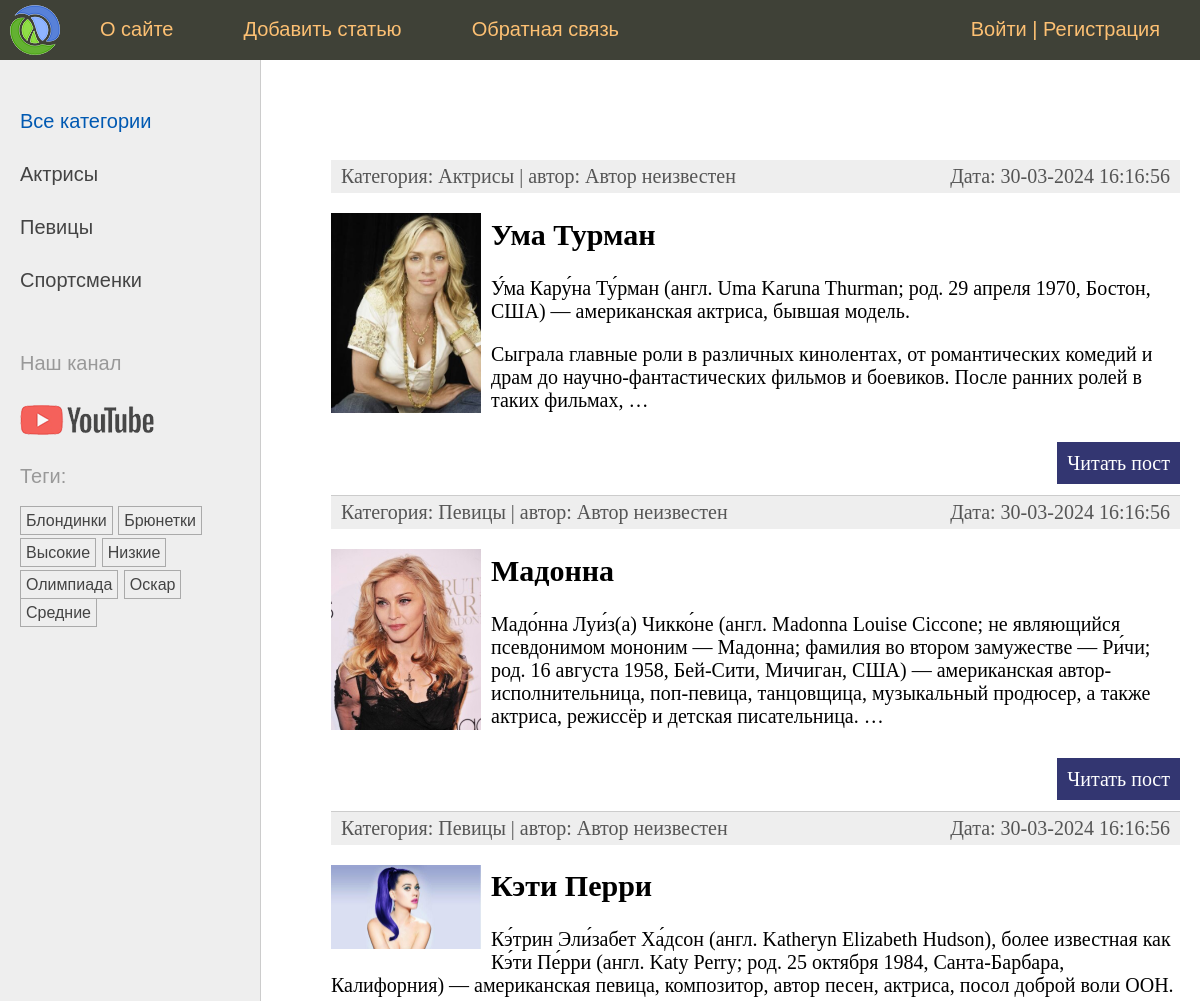
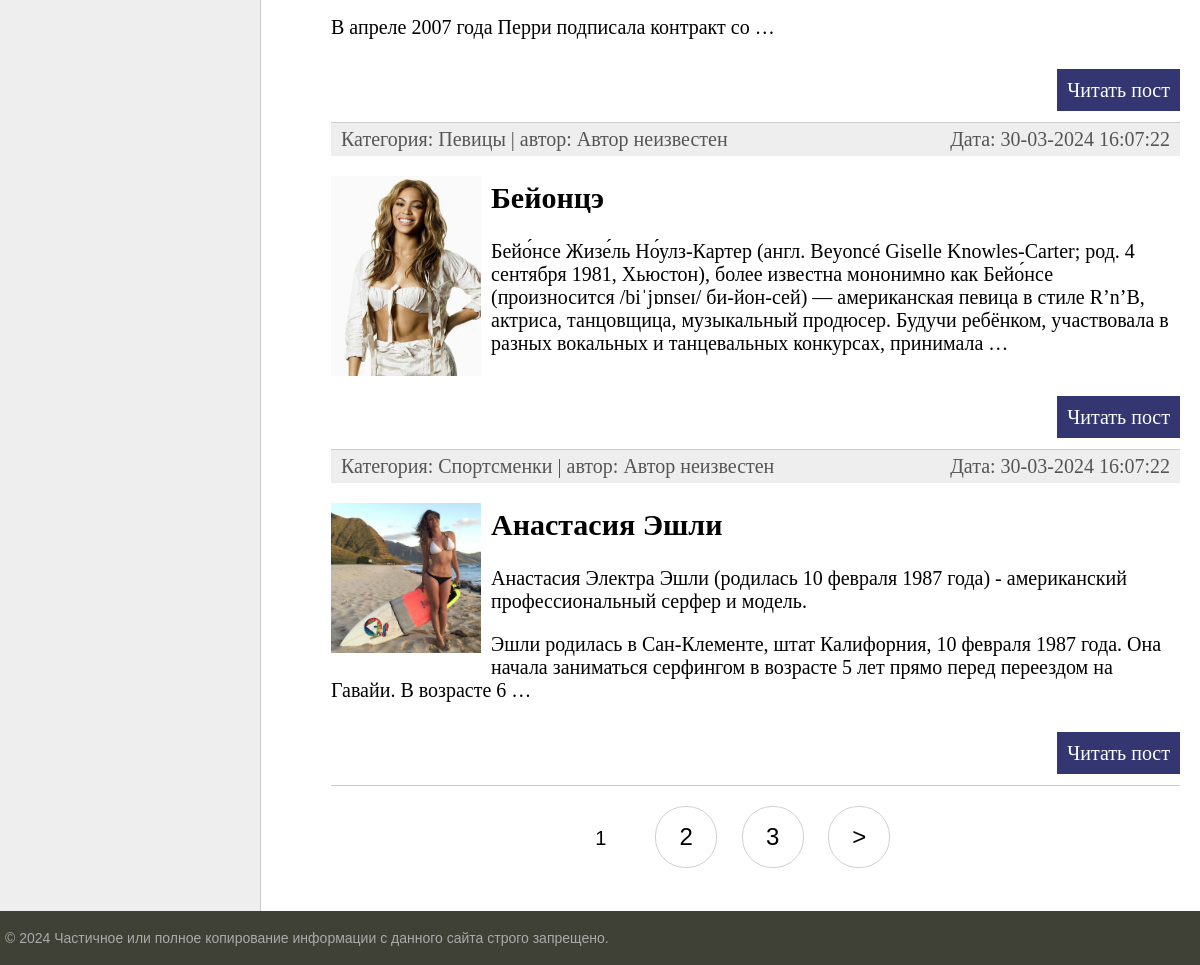
The app's page /, older data (2 pictures, top to bottom).
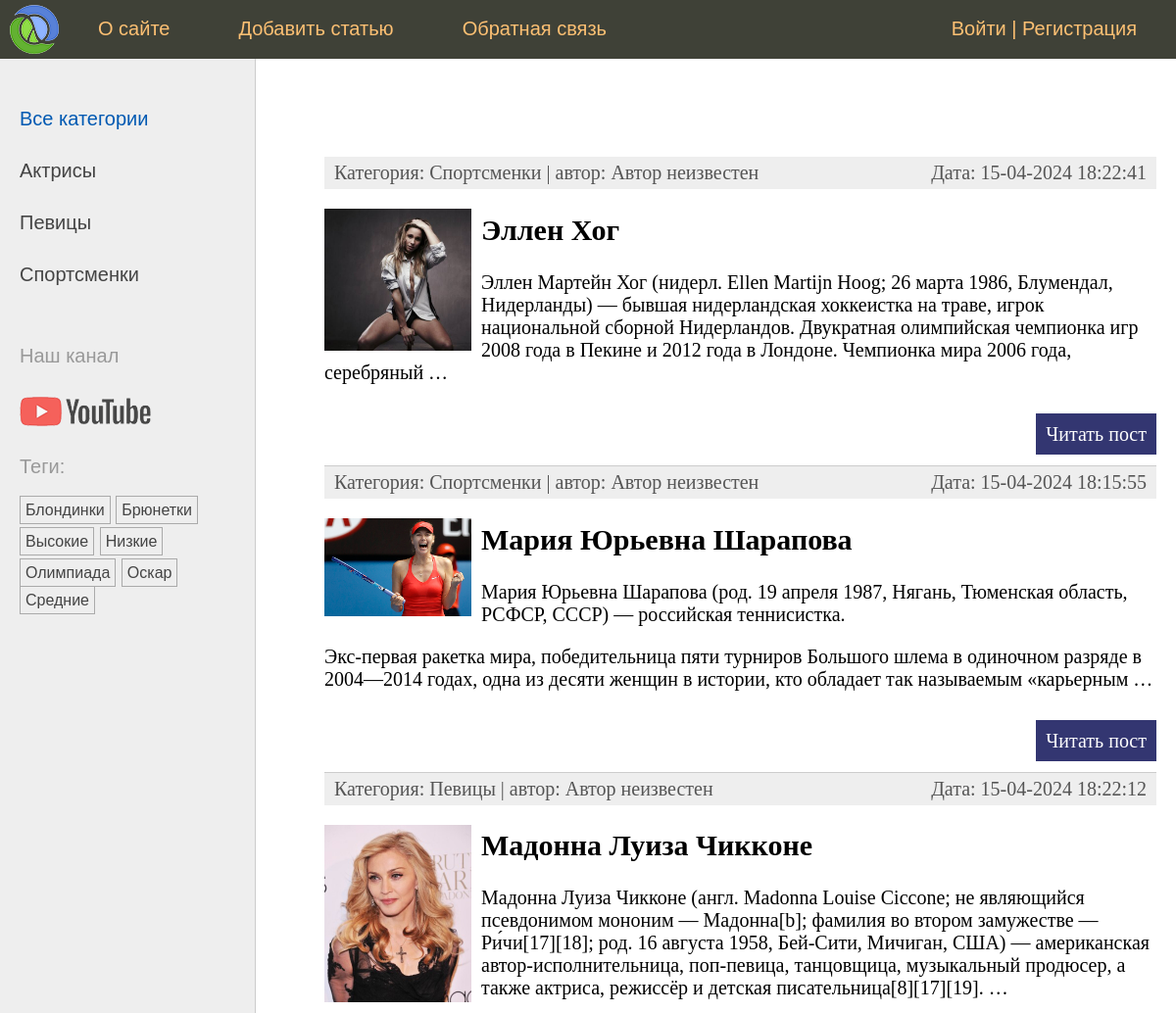
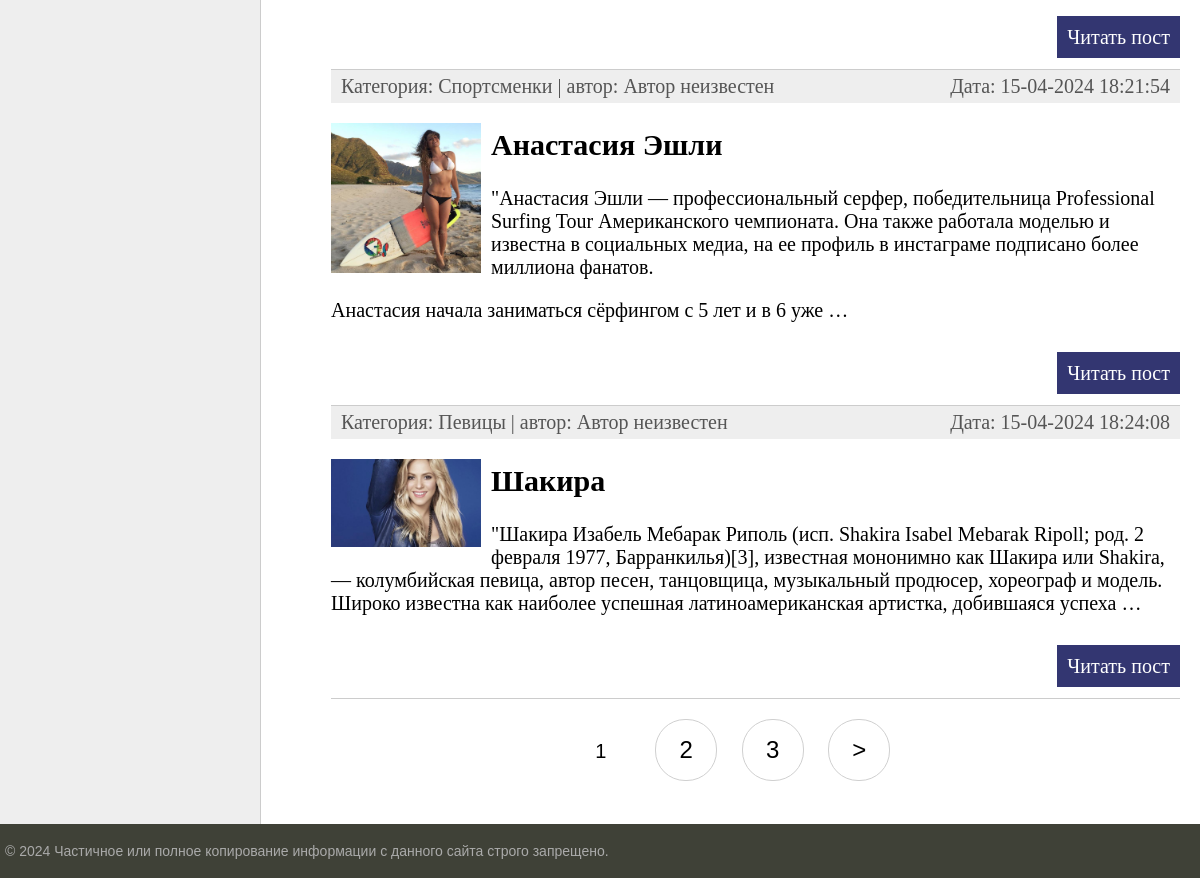
The same page, newer data (2 pictures, top to bottom).
### women/models.py (models this page shows, shortened)
class Category(models.Model):  # Модель Category в виде класса для связи many-to-one (нашей первичной модели category)
    name = models.CharField(max_length=100, db_index=True, verbose_name="Категория")  # имя категории + индекс-е поле
    slug = models.SlugField(max_length=255, unique=True, db_index=True)  # поле для обращения по slug + index
    class Meta:  # мета класс для вывода класса Category в админ панель
        verbose_name = "Категория"
        verbose_name_plural = "Категории"
    def get_absolute_url(self):  # метод для формирования URl адреса (см шаблон в list_categories.html)
        return reverse('category', kwargs={'cat_slug': self.slug})  # возвращает с помощью reverse маршрут по

class TagPost(models.Model):  # модель для тегов наследуем от класса Model
    tag = models.CharField(max_length=100, db_index=True)  # название тега(индексированное) + max длина 100 символов
    slug = models.SlugField(max_length=255, unique=True, db_index=True)  # поле для slug (уникален и индексирован)
    def get_absolute_url(self):  # метод возвращает url для конкретного тега(также отвечает в админке-смотреть на сайте)
        return reverse('tag', kwargs={'tag_slug': self.slug})  # slug берется из бд и формируется маршрут

class Women(models.Model):  # наш класс-модель с полями для таблицы
    class Status(models.IntegerChoices):  # класс для именовывания опубликованных/не опубликованных статей в виджете
        DRAFT = 0, 'Черновик'  # название-статус в виджете в виде кортежа с int
        PUBLISHED = 1, 'Опубликовано'  # - костыль в 20 строке - преобразует 1 и 0 в булевы значения
    title = models.CharField(max_length=255, verbose_name="Заголовок")  # Заголовок с максимальным кол-во символов
    slug = models.SlugField(max_length=255, unique=True, db_index=True, verbose_name="Slug",  # связка с slug в urls
                            validators=[  # стандартные валидаторы для slug + сообщение
                                MinLengthValidator(5, message="Минимум 5 символов"),
                                MaxLengthValidator(100, message="Максимум 100 символов")])
    photo = models.ImageField(upload_to="photos/%y/%m/%d", default=None,  # поле для загрузки фото для постов +
                              blank=True, null=True, verbose_name="Фото")  # параметры загрузки(каталог, имя...)
    content = models.TextField(blank=True, verbose_name="Текст статьи")  # Поле для текста(статьи) с доступно пустым
    time_create = models.DateTimeField(auto_now_add=True, verbose_name="Время создания")  # авто заполнение времени
    time_update = models.DateTimeField(auto_now=True, verbose_name="Время изменения")  # меняющееся при каждом изменении
    is_published = models.BooleanField(choices=tuple(map(lambda x: (bool(x[0]), x[1]), Status.choices)),  # Публикация +
                                       default=Status.DRAFT, verbose_name="Статус")  # костыль "опубликовано" в админке
    cat = models.ForeignKey('Category', on_delete=models.PROTECT, related_name='posts', verbose_name="Категории")
    tags = models.ManyToManyField('TagPost', blank=True, related_name='tags', verbose_name="Теги")  # many-to-many
    husband = models.OneToOneField('Husband', on_delete=models.SET_NULL,  # вывести Null в поле, где были удалены данные
                                   null=True, blank=True, related_name='wuman', verbose_name="Муж")
    author = models.ForeignKey(get_user_model(), on_delete=models.SET_NULL,  # атрибут связывает конкретную статью с её
                               related_name='posts', null=True, default=None)  # Автором. Получение модели get_user_mo-l
    objects = models.Manager()  # пользовательский менеджер по умолчанию (работает, если published не активен)
    published = PublishedManager()  # пользовательский менеджер публикаций(да/нет)
    class Meta:  # спец класс для сортировки полей модели Women с методом ordering и indexes + порядок сортировки
        verbose_name = "Известные женщины"  # заголовок для админки
        verbose_name_plural = "Известные женщины"  # заголовок во множественном числе (без -s)
        ordering = ['-time_create']  # порядок сортировки
        indexes = [  # список индексированных полей для ускорения сортировки
            models.Index(fields=['-time_create'])  # class Meta - для управления сортировкой на уровне класса
        ]
    def get_absolute_url(self):  # метод, формирующий url для каждой конкретной записи
        return reverse('post', kwargs={'post_slug': self.slug})  # ф-я reverse возвращает полноценный url адрес

### women/views.py (the view)
# urls.py: path('', views.WomenHome.as_view(), name='home'),  # http://127.0.0.1:8000 - маршр отвеч за гл стр + class WomenHome
class WomenHome(DataMixin, ListView):  # класс типа ListView для отображения произвольных списков главной страницы.
    template_name = 'women/index.html'  # путь к шаблону, который используется
    context_object_name = 'posts'  # атрибут для использования списка статей из модели Women(posts в шаблоне index.html)
    title_page = 'Главная страница'  # title_page добавляется в словарь extra_context,кот-й формируется, благодаря Mixin
    cat_selected = 0  # Параметр выбора категории(маркер выделенной категории)
    def get_queryset(self):  # спец метод для отображения только опубликованных статей, если отображаются все статьи.
        return Women.published.all().select_related('cat')  # отображение всех опубликованных статей

### users/context_processors.py (called while the page is built)
def get_women_context(request):  # Конт-й шаблонный проц-р для отображения главного меню
    return {'mainmenu': menu}  # вернуть словарь и автоматически передать его во все шаблоны + переменная menu

### women/models.py (called while the page is built)
    def get_queryset(self):  # возвращает опубликованные посты(спец метод базового класса)
        return super().get_queryset().filter(is_published=Women.Status.PUBLISHED)  # возвращает опубликованные статьи

### women/templatetags/women_tags.py (called while the page is built)
@register.inclusion_tag('women/list_categories.html')  # inclusion тэг формирует шаблон и возвр-т фрагмент HTML-страницы
def show_categories(cat_selected=0):  # ф-я возвращает обработанную HTML-страницу
    cats = Category.objects.annotate(total=Count("posts")).filter(total__gt=0)  # вывод категорий, связанных с
    return {'cats': cats, 'cat_selected': cat_selected}  # возвращает список cats_db по переменной cats

@register.inclusion_tag('women/list_tags.html')  # шаблонный тег для отображения тегов в левом сайдбаре
def show_all_tags():
    return {'tags': TagPost.objects.annotate(total=Count("tags")).filter(total__gt=0)}  # возвращает теги из модели

### women/templates/women/index.html (shortened to what this page needs)
{% extends 'base.html' %}
{% block content %}
<ul class="list-articles">
	{% for p in posts %}
			<li><div class="article-panel">
	<p class="first">Категория: {{p.cat.name}} | автор:
	{{ p.author.username|default:"Автор неизвестен" }}</p>
	<p class="last">Дата: {{p.time_update|date:"d-m-Y H:i:s"}}</p>
	</div>
{% if p.photo %}
        <p><img class="img-article-left thumb" src="{{p.photo.url}}"></p>
{% endif %}
				<h2>{{p.title}}</h2>
    {% autoescape off %}
	{{p.content|linebreaks|truncatewords:40}}
    {% endautoescape %}
			<p class="link-read-post"><a href="{{ p.get_absolute_url }}">Читать пост</a></p>
			</li>
	{% endfor %}
</ul>
{% endblock %}
{% block navigation %}
{% if page_obj.has_other_pages %}
<nav class="list-pages">
	<ul>
		{% for p in paginator.page_range %}
		{% if page_obj.number == p %}
		<li class="page-num page-num-selected">{{ p }}</li>
		{% elif p >= page_obj.number|add:-2 and p <= page_obj.number|add:2 %}
		<li class="page-num">
			<a href="?page={{ p }}">{{ p }}</a>
		</li>
		{% endif %}
		{% endfor %}
		{% if page_obj.has_next %}
		<li class="page-num">
			<a href="?page={{ page_obj.next_page_number }}">&gt;</a>
		</li>
		{% endif %}
	</ul>
</nav>
{% endif %}
{% endblock %}

### templates/base.html (shortened to what this page needs)
{% load static %}
{% load women_tags %}
<html>
<head>
	<link type="text/css" href="{% static 'women/css/styles.css' %}" rel="stylesheet" />
</head>
<body>
<table class="table-page" border=0 cellpadding="0" cellspacing="0">
<tr><td valign=top>
{% block mainmenu %}
		<div class="header">
			<ul id="mainmenu" class="mainmenu">
			<li class="logo"><a href="{% url 'home' %}"><div class="logo"></div></a></li>
{% for m in mainmenu %}
	<li><a href="{% url m.url_name %}">{{m.title}}</a></li>
{% endfor %}
{% if user.is_authenticated %}
	<li	class="last"><a href="{% url 'users:profile' %}"> {{user.username}}</a> | <a href="{% url 'users:logout' %}">Выйти</a></li>
{% else %}
	<li class="last"><a href="{% url 'users:login' %}">Войти</a> | <a href="{% url 'users:register' %}">Регистрация</a></li>
{% endif %}
			</ul>
		</div>
{% endblock mainmenu %}
<table class="table-content" border=0 cellpadding="0" cellspacing="0">
<tr>
	<td valign="top" class="left-chapters">
	<ul id="leftchapters">
		{% if cat_selected == 0 %}
		<li class="selected">Все категории</li>
		{% else %}
		<li><a href="{% url 'home' %}">Все категории</a></li>
		{% endif %}
		{% show_categories cat_selected %}
		<li class="share">
		<p>Наш канал</p>
		<a class="share-yt" href="https://www.youtube.com/" target="_blank" rel="nofollow"></a>
		</li>
		<li>{% show_all_tags %}</li>
	</ul>
</td>
<td valign="top" class="content">
	<div class="content-text">
{% block content %}
{% endblock %}
	</div>
{% block navigation %}
{% endblock %}
</td></tr></table>
</td></tr>
<tr><td valign=top>
	<div id="footer">
		<p>&copy; 2024 Частичное или полное копирование информации с данного сайта строго запрещено.</p>
	</div>
</td></tr></table>
</body>
</html>

### women/templates/women/list_categories.html
{% for cat in cats %}
{% if cat_id == cat_selected %}
<li class="selected">{{cat.name}}</li>
{% else %}
<li><a href="{{ cat.get_absolute_url }}">{{cat.name}}</a></li>
{% endif %}
{% endfor %}

### women/templates/women/list_tags.html
{% if tags %}
    <p>Теги:</p>
    <ul class="tags-list">
        {% for t in tags %}
        <li><a href="{{t.get_absolute_url}}">{{t.tag}}</a></li>
        {% endfor %}
    </ul>
{% endif %}

### women/static/women/css/styles.css (style rules this page uses)
html, body { font-family: 'Arial'; margin: 0; padding: 0; height: 100%; width: 100%; color: #444; }
a { color: #0059b2; text-decoration: none; }
img { max-width: 600px; height: auto; }
img.img-article-left { max-width: 300px; height: auto; float: left; padding: 0 10px 10px 0; }
img.img-article-left.thumb { max-width: 150px; height: auto; }
p.link-read-post { text-align: right; }
p.link-read-post a { padding: 10px; min-width: 100px; background: #333671; color: #fff; text-decoration: none; }
div.article-panel { background: #eee; padding: 5px 10px 5px 10px; box-sizing: border-box; overflow: hidden; color: #555; }
div.article-panel p.first { margin: 0; float: left; }
div.article-panel p.last { margin: 0; float: right; }
ul.list-articles { list-style: none; margin: 0; padding: 0; }
ul.list-articles li { border-bottom: 1px solid #ccc; }
.table-page { width: 100%; height: 100%; vertical-align: top; }
.table-page tr { height: 100%; }
.header { background: #3F4137; height: 60px; }
.logo { background: url('../images/logo.png') no-repeat 10px 5px; width: 70px; height: 60px; }
ul.mainmenu { list-style: none; margin: 0; padding: 0; height: 60px; color: #fdc073; font-size: 20px; overflow: hidden; }
ul.mainmenu li { float: left; margin: 18px 40px 0 30px; }
ul.mainmenu li.logo { margin: 0; }
ul.mainmenu li.last { float: right; }
ul.mainmenu li a { color: #fdc073; text-decoration: none; }
.table-content { width: 100%; min-height: 100%; height: 100%; }
.left-chapters { margin: 0; background: #eee; border-right: 1px solid #ccc; }
.left-chapters ul { width: 230px; margin: 0; padding: 20px 10px 10px 20px; list-style: none; font-size: 20px; }
.left-chapters ul li { margin: 30px 0 0 0; color: #999; }
.left-chapters ul li.selected { color: #0059b2; }
.left-chapters ul li a { color: #444; text-decoration: none; }
.left-chapters ul li.share { margin: 60px 0 0 0; }
.left-chapters ul li.share p { margin: 30px 0 30px 0; }
.left-chapters ul li.share a { display: inline-block; width: 40px; height: 40px; margin: 0 20px 0 0; }
.left-chapters ul li.share a.share-yt { width: 100%; height: 30px; background: url('../images/share_yt.png') no-repeat 0 0 }
ul.tags-list { width: 100%; margin: 0; padding: 0; list-style: none; }
ul.tags-list li { margin: 0; padding: 0 0 10px; display: inline-block; }
ul.tags-list li a { padding: 5px; font-size: 16px; border: 1px solid #aaa; }
.content { padding: 40px 20px 20px 40px; width: 100%; box-sizing: border-box; }
.content-text { margin: 60px 0 0 30px; color: #000; font-size: 20px; font-family: Yandex Sans Display Light; }
#footer { box-sizing: border-box; background: #3F4137; padding: 5px; color: #aaa; font-size: 14px; font-family: Verdana, Geneva, Arial, Helvetica; text-align: left; overflow: hidden; }
.list-pages { text-align: center; margin: 0 0 20px 0; }
.list-pages ul { margin: 20px 0 0 0; padding: 0; list-style: none; }
.list-pages ul li { display: inline-block; margin: 0 20px 0 0; }
.list-pages a { color: #000; font-size: 24px; text-decoration: none; }
.list-pages .page-num, .page-num-selected { display: inline-block; width: 60px; height: 44px; padding: 16px 0 0 0; border: 1px solid #d0d0d0; border-radius: 30px; }
.list-pages .page-num-selected { border: none; color: #000; font-size: 20px; }

Row changes from the older to the newer data that the page shows:
removed Women: cat.name "Актрисы", author.username "Автор неизвестен", time_update "30-03-2024 16:16:56", photo (picture), title "Ума Турман", content "У́ма Кару́на Ту́рман (англ. Uma Karuna Thurman; род. 29 апреля 1970, Бостон, США) — американская актриса, бывшая модель. Сыграла главные роли в различных кинолентах, от романтических комедий и драм до научно-фантастических фильмов и боевиков. После ранних ролей в таких фильмах, …"
removed Women: cat.name "Певицы", author.username "Автор неизвестен", time_update "30-03-2024 16:16:56", photo (picture), title "Мадонна", content "Мадо́нна Луи́з(а) Чикко́не (англ. Madonna Louise Ciccone; не являющийся псевдонимом мононим — Мадонна; фамилия во втором замужестве — Ри́чи; род. 16 августа 1958, Бей-Сити, Мичиган, США) — американская автор-исполнительница, поп-певица, танцовщица, музыкальный продюсер, а также актриса, режиссёр и детская писательница. …"
removed Women: cat.name "Певицы", author.username "Автор неизвестен", time_update "30-03-2024 16:16:56", photo (picture), title "Кэти Перри", content "Кэ́трин Эли́забет Ха́дсон (англ. Katheryn Elizabeth Hudson), более известная как Кэ́ти Пе́рри (англ. Katy Perry; род. 25 октября 1984, Санта-Барбара, Калифорния) — американская певица, композитор, автор песен, актриса, посол доброй воли ООН. В апреле 2007 года Перри подписала контракт со …"
removed Women: cat.name "Певицы", author.username "Автор неизвестен", time_update "30-03-2024 16:07:22", photo (picture), title "Бейонцэ", content "Бейо́нсе Жизе́ль Но́улз-Картер (англ. Beyoncé Giselle Knowles-Carter; род. 4 сентября 1981, Хьюстон), более известна мононимно как Бейо́нсе (произносится /biˈjɒnseɪ/ би-йон-сей) — американская певица в стиле R’n’B, актриса, танцовщица, музыкальный продюсер. Будучи ребёнком, участвовала в разных вокальных и танцевальных конкурсах, принимала …"
removed Women: cat.name "Спортсменки", author.username "Автор неизвестен", time_update "30-03-2024 16:07:22", photo (picture), title "Анастасия Эшли", content "Анастасия Электра Эшли (родилась 10 февраля 1987 года) - американский профессиональный серфер и модель. Эшли родилась в Сан-Клементе, штат Калифорния, 10 февраля 1987 года. Она начала заниматься серфингом в возрасте 5 лет прямо перед переездом на Гавайи. В возрасте 6 …"
now on this page (row edited): Women: cat.name "Спортсменки", author.username "Автор неизвестен", time_update "15-04-2024 18:22:41", photo (picture), title "Эллен Хог", content "Эллен Мартейн Хог (нидерл. Ellen Martijn Hoog; 26 марта 1986, Блумендал, Нидерланды) — бывшая нидерландская хоккеистка на траве, игрок национальной сборной Нидерландов. Двукратная олимпийская чемпионка игр 2008 года в Пекине и 2012 года в Лондоне. Чемпионка мира 2006 года, серебряный …"
added Women: cat.name "Спортсменки", author.username "Автор неизвестен", time_update "15-04-2024 18:15:55", photo (picture), title "Мария Юрьевна Шарапова", content "Мария Юрьевна Шарапова (род. 19 апреля 1987, Нягань, Тюменская область, РСФСР, СССР) — российская теннисистка. Экс-первая ракетка мира, победительница пяти турниров Большого шлема в одиночном разряде в 2004—2014 годах, одна из десяти женщин в истории, кто обладает так называемым «карьерным …"
now on this page (row edited): Women: cat.name "Певицы", author.username "Автор неизвестен", time_update "15-04-2024 18:22:12", photo (picture), title "Мадонна Луиза Чикконе", content "Мадонна Луиза Чикконе (англ. Madonna Louise Ciccone; не являющийся псевдонимом мононим — Мадонна[b]; фамилия во втором замужестве — Ри́чи[17][18]; род. 16 августа 1958, Бей-Сити, Мичиган, США) — американская автор-исполнительница, поп-певица, танцовщица, музыкальный продюсер, а также актриса, режиссёр и детская писательница[8][17][19]. …"
added Women: cat.name "Спортсменки", author.username "Автор неизвестен", time_update "15-04-2024 18:21:54", photo (picture), title "Анастасия Эшли", content "\"Анастасия Эшли — профессиональный серфер, победительница Professional Surfing Tour Американского чемпионата. Она также работала моделью и известна в социальных медиа, на ее профиль в инстаграме подписано более миллиона фанатов. Анастасия начала заниматься сёрфингом с 5 лет и в 6 уже …"
added Women: cat.name "Певицы", author.username "Автор неизвестен", time_update "15-04-2024 18:24:08", photo (picture), title "Шакира", content "\"Шакира Изабель Мебарак Риполь (исп. Shakira Isabel Mebarak Ripoll; род. 2 февраля 1977, Барранкилья)[3], известная мононимно как Шакира или Shakira, — колумбийская певица, автор песен, танцовщица, музыкальный продюсер, хореограф и модель. Широко известна как наиболее успешная латиноамериканская артистка, добившаяся успеха …"
